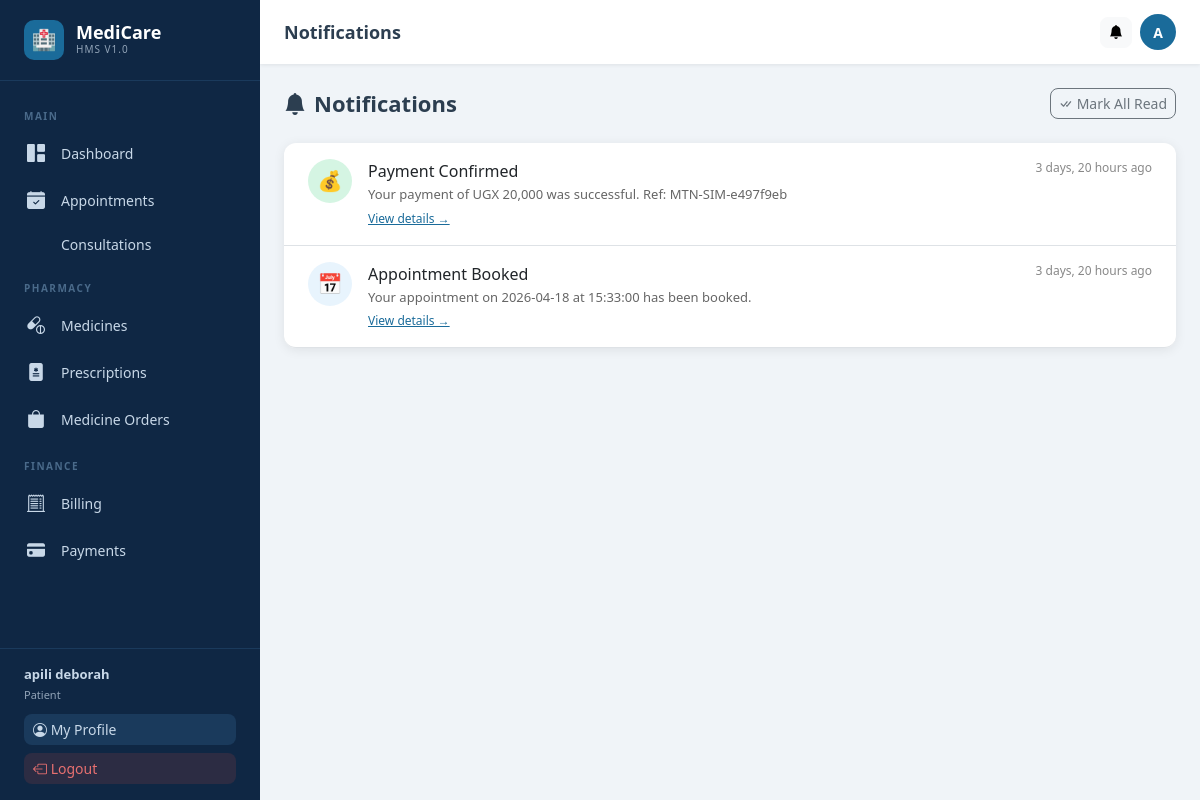
/notifications/ (signed in), run on the app's committed database.
### users/models.py (models this page shows, shortened)
class User(AbstractUser):
    ROLE_CHOICES = [
        ('admin', 'Admin'),
        ('doctor', 'Doctor'),
        ('nurse', 'Nurse'),
        ('patient', 'Patient'),
    ]
    role = models.CharField(max_length=20, choices=ROLE_CHOICES, default='patient')
    phone = models.CharField(max_length=20, blank=True)
    profile_pic = models.ImageField(upload_to='profiles/', blank=True, null=True)
    is_approved = models.BooleanField(default=True)
    created_at = models.DateTimeField(auto_now_add=True)

### notifications/models.py (models this page shows, shortened)
class Notification(models.Model):
    TYPE_CHOICES = [
        ('appointment','Appointment'),('payment','Payment'),('lab','Lab Result'),
        ('prescription','Prescription'),('general','General'),('alert','Alert'),
    ]
    recipient = models.ForeignKey(User, on_delete=models.CASCADE, related_name='notifications')
    title = models.CharField(max_length=200)
    message = models.TextField()
    notification_type = models.CharField(max_length=20, choices=TYPE_CHOICES, default='general')
    is_read = models.BooleanField(default=False)
    link = models.CharField(max_length=200, blank=True)
    created_at = models.DateTimeField(auto_now_add=True)
    class Meta: ordering = ['-created_at']

### notifications/views.py (the view)
# urls.py: path('', views.notification_list, name='notification_list'),
@login_required
def notification_list(request):
    notifications = Notification.objects.filter(recipient=request.user).order_by('-created_at')
    Notification.objects.filter(recipient=request.user, is_read=False).update(is_read=True)
    return render(request, 'notifications/notification_list.html', {'notifications': notifications})

### notifications/context_processors.py (called while the page is built)
def unread_notifications(request):
    if request.user.is_authenticated:
        from notifications.models import Notification
        count = Notification.objects.filter(recipient=request.user, is_read=False).count()
        return {'unread_notification_count': count}
    return {'unread_notification_count': 0}

### templates/notifications/notification_list.html (shortened to what this page needs)
{% extends 'base.html' %}
{% block page_title %}Notifications{% endblock %}
{% block content %}
<div class="page-header">
  <h1><i class="bi bi-bell-fill me-2"></i>Notifications</h1>
  <a href="{% url 'notifications:mark_all_read' %}" class="btn btn-outline-secondary btn-sm"><i class="bi bi-check-all me-1"></i>Mark All Read</a>
</div>
<div class="card">
{% for n in notifications %}
<div class="list-group-item list-group-item-action d-flex gap-3 py-3 px-4 border-bottom {% if not n.is_read %}bg-light{% endif %}">
  <div style="width:44px;height:44px;border-radius:50%;flex-shrink:0;display:flex;align-items:center;justify-content:center;font-size:20px;
    background:{% if n.notification_type == 'appointment' %}#e8f4fd{% elif n.notification_type == 'payment' %}#d5f5e3{% elif n.notification_type == 'lab' %}#fef9e7{% elif n.notification_type == 'prescription' %}#e8d5f5{% else %}#f0f0f0{% endif %}">
    {% if n.notification_type == 'appointment' %}📅{% elif n.notification_type == 'payment' %}💰{% elif n.notification_type == 'lab' %}🔬{% elif n.notification_type == 'prescription' %}💊{% elif n.notification_type == 'alert' %}⚠️{% else %}🔔{% endif %}
  </div>
  <div class="flex-grow-1">
    <div class="d-flex justify-content-between align-items-start">
      <div style="font-weight:{% if not n.is_read %}600{% else %}500{% endif %}">{{ n.title }}</div>
      <div style="font-size:12px;color:#888;white-space:nowrap;margin-left:12px">{{ n.created_at|timesince }} ago</div>
    </div>
    <div style="font-size:13px;color:#666;margin-top:2px">{{ n.message }}</div>
    {% if n.link %}<a href="{{ n.link }}" style="font-size:12px;color:#1a6b9a">View details →</a>{% endif %}
  </div>
</div>
{% empty %}
<div class="text-center py-5 text-muted">
  <i class="bi bi-bell-slash" style="font-size:48px;opacity:.2"></i>
  <div class="mt-3">No notifications yet</div>
</div>
{% endfor %}
</div>
{% endblock %}

### templates/base.html (shortened to what this page needs)
<!DOCTYPE html>
<html lang="en">
<head>
{% load static %}
<link href="https://cdn.jsdelivr.net/npm/bootstrap@5.3.2/dist/css/bootstrap.min.css" rel="stylesheet">
<link href="https://cdn.jsdelivr.net/npm/bootstrap-icons@1.11.3/font/bootstrap-icons.min.css" rel="stylesheet">
</head>
<body>
{% if user.is_authenticated %}
<aside class="sidebar" id="sidebar">
  <a href="{% url 'users:dashboard' %}" class="sidebar-brand">
    <div class="logo-icon">🏥</div>
    <div><div class="logo-text">MediCare</div><div class="logo-sub">HMS v1.0</div></div>
  </a>
  <nav class="sidebar-nav">
    <div class="nav-section-title">Main</div>
    <a href="{% url 'users:dashboard' %}" class="nav-link {% if request.resolver_match.url_name == 'dashboard' %}active{% endif %}">
      <i class="bi bi-grid-1x2-fill"></i> Dashboard
    </a>
    <a href="{% url 'appointments:appointment_list' %}" class="nav-link {% if 'appointments' in request.path and 'consultations' not in request.path %}active{% endif %}">
      <i class="bi bi-calendar-check-fill"></i> Appointments
    </a>
    <a href="{% url 'appointments:consultation_list' %}" class="nav-link {% if 'consultations' in request.path %}active{% endif %}">
       Consultations
    </a>
    <div class="nav-section-title">Pharmacy</div>
    <a href="{% url 'pharmacy:medicine_list' %}" class="nav-link {% if 'pharmacy' in request.path and 'prescriptions' not in request.path and 'orders' not in request.path %}active{% endif %}">
      <i class="bi bi-capsule-pill"></i> Medicines
    </a>
    <a href="{% url 'pharmacy:prescription_list' %}" class="nav-link {% if 'prescriptions' in request.path %}active{% endif %}">
      <i class="bi bi-file-medical-fill"></i> Prescriptions
    </a>
    {% if user.role == 'patient' or user.role == 'admin' %}
    <a href="{% url 'pharmacy:order_list' %}" class="nav-link {% if 'orders' in request.path %}active{% endif %}">
      <i class="bi bi-bag-fill"></i> Medicine Orders
    </a>
    {% endif %}
    <div class="nav-section-title">Finance</div>
    <a href="{% url 'billing:bill_list' %}" class="nav-link {% if 'billing' in request.path %}active{% endif %}">
      <i class="bi bi-receipt-cutoff"></i> Billing
    </a>
    <a href="{% url 'payments:payment_list' %}" class="nav-link {% if 'payments' in request.path %}active{% endif %}">
      <i class="bi bi-credit-card-fill"></i> Payments
    </a>
  </nav>
  <div class="sidebar-footer">
    <div style="color:#c8d8e8;font-size:13px;margin-bottom:10px">
      <strong>{{ user.get_full_name|default:user.username }}</strong><br>
      <span style="opacity:.7;font-size:11px;text-transform:capitalize">{{ user.role }}</span>
    </div>
    <a href="{% url 'users:profile' %}" class="btn btn-sm mb-2" style="background:#1a3a5c;color:#c8d8e8;width:100%;text-align:left">
      <i class="bi bi-person-circle"></i> My Profile
    </a>
    <a href="{% url 'users:logout' %}" class="btn btn-sm" style="background:#e74c3c22;color:#e87070;width:100%;text-align:left">
      <i class="bi bi-box-arrow-left"></i> Logout
    </a>
  </div>
</aside>
<div class="topbar">
  <span class="page-title">{% block page_title %}Dashboard{% endblock %}</span>
  <div class="topbar-actions">
    <a href="{% url 'notifications:notification_list' %}" class="btn btn-light btn-sm position-relative" title="Notifications">
      <i class="bi bi-bell-fill"></i>
    </a>
    <a href="{% url 'users:profile' %}" class="topbar-avatar" title="My Profile">
      {{ user.first_name|first|upper|default:user.username|first|upper }}
    </a>
  </div>
</div>
<main class="main-wrapper">
{% endif %}
  {% block content %}{% endblock %}
{% if user.is_authenticated %}</main>{% endif %}
</body>
</html>

### templates/base.html (style rules this page uses)
:root { --primary:#1a6b9a;--primary-dark:#134f73;--primary-light:#e8f4fd; --sidebar-w:260px;--sidebar-bg:#0f2744;--sidebar-text:#c8d8e8; --sidebar-hover:#1a3a5c;--sidebar-active:#1a6b9a; --topbar-h:64px;--body-bg:#f0f4f8;--card-shadow:0 2px 12px rgba(0,0,0,.08); }
body { background:var(--body-bg);font-family:'Segoe UI',system-ui,sans-serif;margin:0;overflow-x:hidden }
.sidebar { position:fixed;top:0;left:0;height:100vh;width:var(--sidebar-w);background:var(--sidebar-bg);z-index:1000;display:flex;flex-direction:column;transition:transform .3s ease }
.sidebar-brand { padding:20px 24px;border-bottom:1px solid #1a3a5c;display:flex;align-items:center;gap:12px;color:#fff;text-decoration:none }
.sidebar-brand .logo-icon { width:40px;height:40px;background:var(--primary);border-radius:10px;display:flex;align-items:center;justify-content:center;font-size:20px;flex-shrink:0 }
.sidebar-brand .logo-text { font-size:18px;font-weight:700;line-height:1.1 }
.sidebar-brand .logo-sub { font-size:10px;color:var(--sidebar-text);opacity:.7;letter-spacing:1px;text-transform:uppercase }
.sidebar-nav { flex:1;overflow-y:auto;padding:12px 0 }
.nav-section-title { font-size:10px;font-weight:600;color:#4a6a8a;text-transform:uppercase;letter-spacing:1.5px;padding:16px 24px 6px }
.nav-link { display:flex;align-items:center;gap:12px;padding:10px 24px;color:var(--sidebar-text);text-decoration:none;font-size:14px;transition:all .2s;border-left:3px solid transparent }
.nav-link .bi { font-size:18px;flex-shrink:0;width:22px }
.sidebar-footer { padding:16px 24px;border-top:1px solid #1a3a5c }
.topbar { position:fixed;top:0;left:var(--sidebar-w);right:0;height:var(--topbar-h);background:#fff;box-shadow:0 1px 4px rgba(0,0,0,.08);z-index:999;display:flex;align-items:center;padding:0 24px;gap:16px }
.topbar .page-title { font-size:18px;font-weight:600;color:#2c3e50;flex:1 }
.topbar .topbar-actions { display:flex;align-items:center;gap:8px }
.topbar-avatar { width:36px;height:36px;border-radius:50%;background:var(--primary);color:#fff;display:flex;align-items:center;justify-content:center;font-weight:600;font-size:14px;text-decoration:none }
.main-wrapper { margin-left:var(--sidebar-w);margin-top:var(--topbar-h);padding:24px;min-height:calc(100vh - var(--topbar-h)) }
.card { border:none;border-radius:12px;box-shadow:var(--card-shadow) }
.btn { border-radius:8px;font-size:14px;font-weight:500 }
.page-header { display:flex;align-items:center;justify-content:space-between;margin-bottom:24px;flex-wrap:wrap;gap:12px }
.page-header h1 { font-size:22px;font-weight:700;color:#2c3e50;margin:0 }

### data on the page
User: get_full_name "apili deborah", role "Patient", first_name|first "A"
Notification: title "Payment Confirmed", created_at "3 days, 20 hours", message "Your payment of UGX 20,000 was successful. Ref: MTN-SIM-e497f9eb"
Notification: title "Appointment Booked", created_at "3 days, 20 hours", message "Your appointment on 2026-04-18 at 15:33:00 has been booked."
